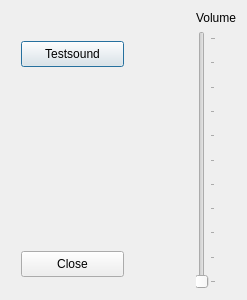
<?xml version="1.0" encoding="UTF-8"?>
<ui version="4.0">
 <class>Dialog</class>
 <widget class="QDialog" name="Dialog">
  <property name="windowModality">
   <enum>Qt::ApplicationModal</enum>
  </property>
  <property name="geometry">
   <rect>
    <x>0</x>
    <y>0</y>
    <width>247</width>
    <height>300</height>
   </rect>
  </property>
  <property name="windowTitle">
   <string>Sound Setup</string>
  </property>
  <layout class="QHBoxLayout" name="horizontalLayout_2">
   <item>
    <layout class="QHBoxLayout" name="horizontalLayout">
     <item>
      <widget class="QWidget" name="widget" native="true">
       <widget class="QPushButton" name="testSoundButton">
        <property name="geometry">
         <rect>
          <x>10</x>
          <y>30</y>
          <width>103</width>
          <height>26</height>
         </rect>
        </property>
        <property name="text">
         <string>Testsound</string>
        </property>
       </widget>
       <widget class="QPushButton" name="closeButton">
        <property name="geometry">
         <rect>
          <x>10</x>
          <y>240</y>
          <width>103</width>
          <height>26</height>
         </rect>
        </property>
        <property name="text">
         <string>Close</string>
        </property>
       </widget>
      </widget>
     </item>
     <item>
      <layout class="QGridLayout" name="gridLayout">
       <item row="1" column="0">
        <widget class="QSlider" name="volumeSlider">
         <property name="maximum">
          <number>100</number>
         </property>
         <property name="tracking">
          <bool>false</bool>
         </property>
         <property name="orientation">
          <enum>Qt::Vertical</enum>
         </property>
         <property name="tickPosition">
          <enum>QSlider::TicksBelow</enum>
         </property>
        </widget>
       </item>
       <item row="0" column="0">
        <widget class="QLabel" name="label">
         <property name="text">
          <string>Volume</string>
         </property>
         <property name="alignment">
          <set>Qt::AlignCenter</set>
         </property>
        </widget>
       </item>
      </layout>
     </item>
    </layout>
   </item>
  </layout>
 </widget>
 <resources/>
 <connections/>
</ui>
